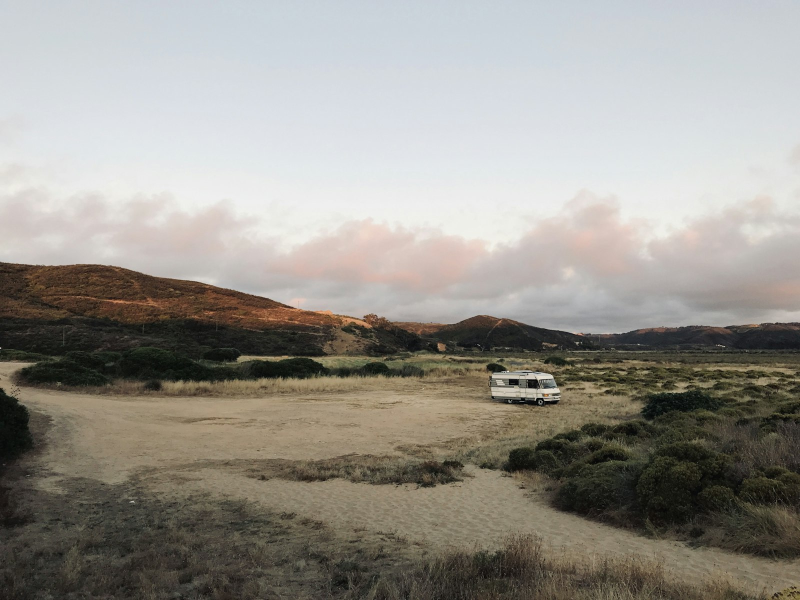
#> input picture content/img/camper-01-exterior.jpg, 1600 x 1200 px (shown at 1/2 size); its folder holds only this picture in this run
$ python img-variants.py ../content/img
#> lines starting #> are read from the running program, lines starting #| are printed output that depends on the picture
"""Genera variantes responsive de las fotos de content/img y content/img/explora.

JPEG  -w480, -w960   → compatibilidad y respaldo (src del <img>).
WebP  -w320, -w480, -w960 y copia del original → lo que sirve el srcset.

El srcset de main.js/explora.js pide WebP y deja el JPEG original como src:
si un navegador no entiende WebP (o falta la variante porque la foto se subió
desde el panel), el listener de error quita el srcset y carga el JPEG.

Progresivo, sin EXIF, sin tocar los originales. Idempotente: salta lo hecho.
"""
import os, sys, glob
from PIL import Image, ImageOps

ROOT = sys.argv[1]
JPEG_WIDTHS = [480, 960]
WEBP_WIDTHS = [320, 480, 960]
dirs = [os.path.join(ROOT, "content", "img"), os.path.join(ROOT, "content", "img", "explora")]
made, skipped, total = 0, 0, 0

for d in dirs:
    for f in sorted(glob.glob(os.path.join(d, "*.jpg"))):
        name = os.path.basename(f)
        if "-w320" in name or "-w480" in name or "-w960" in name:
            continue
        base = name[:-4]
        im = None

        def original():
            global im
            if im is None:
                im = ImageOps.exif_transpose(Image.open(f)).convert("RGB")
#> im is the input picture: PIL image 1600x1200 RGB; mean R, G, B 150.7, 147.5, 140.6
            return im

        for w in JPEG_WIDTHS:
            out = os.path.join(d, f"{base}-w{w}.jpg")
            if os.path.exists(out):
                skipped += 1; continue
            src = original()
            if src.width <= w:
                continue  # el original ya es menor: no crear variante mayor
            h = round(src.height * w / src.width)
#> h = 360
            src.resize((w, h), Image.LANCZOS).save(out, "JPEG", quality=80, optimize=True, progressive=True)
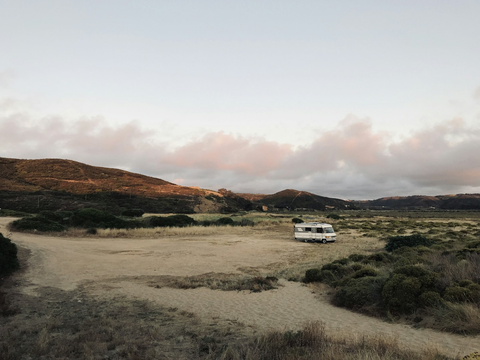
#> saved as camper-01-exterior-w480.jpg: PIL image 480x360 RGB; mean R, G, B 150.7, 147.5, 140.6
            made += 1; total += os.path.getsize(out)

        for w in WEBP_WIDTHS:
            out = os.path.join(d, f"{base}-w{w}.webp")
            if os.path.exists(out):
                skipped += 1; continue
            src = original()
            if src.width <= w:
                continue
            h = round(src.height * w / src.width)
#> h = 240
            src.resize((w, h), Image.LANCZOS).save(out, "WEBP", quality=76, method=6)
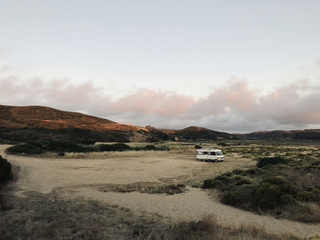
#> saved as camper-01-exterior-w320.webp: PIL image 320x240 RGB; mean R, G, B 150.7, 147.5, 140.6
            made += 1; total += os.path.getsize(out)

        out = os.path.join(d, f"{base}.webp")
        if os.path.exists(out):
            skipped += 1
        else:
            original().save(out, "WEBP", quality=78, method=6)
            made += 1; total += os.path.getsize(out)

print(f"creadas {made} variantes ({total//1024} KB), {skipped} ya existian")
